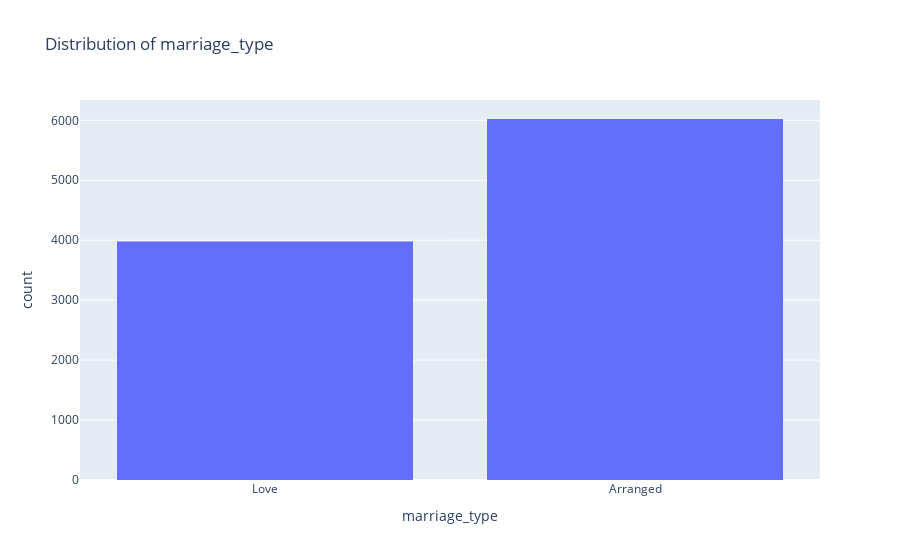

Notebook code for this chart:
### Code cell
fig = px.histogram(
    df, x="marriage_type", nbins=30, title="Distribution of marriage_type"
)
fig.show()

### Figure 1 — Plotly figure (JSON) as saved in the notebook; plotly's stock layout.template omitted (floating-point values rounded to 4 significant figures; data arrays with more than 128 entries replaced by an {"elided": "..."} marker saying what was removed)
{"data": [{"bingroup": "x", "hovertemplate": "marriage_type=%{x}<br>count=%{y}<extra></extra>", "legendgroup": "", "marker": {"color": "#636efa", "pattern": {"shape": ""}}, "name": "", "nbinsx": 30, "orientation": "v", "showlegend": false, "type": "histogram", "x": {"elided": "10000 str values"}, "xaxis": "x", "yaxis": "y"}], "layout": {"barmode": "relative", "legend": {"tracegroupgap": 0}, "title": {"text": "Distribution of marriage_type"}, "xaxis": {"anchor": "y", "domain": [0, 1], "title": {"text": "marriage_type"}}, "yaxis": {"anchor": "x", "domain": [0, 1], "title": {"text": "count"}}}}
